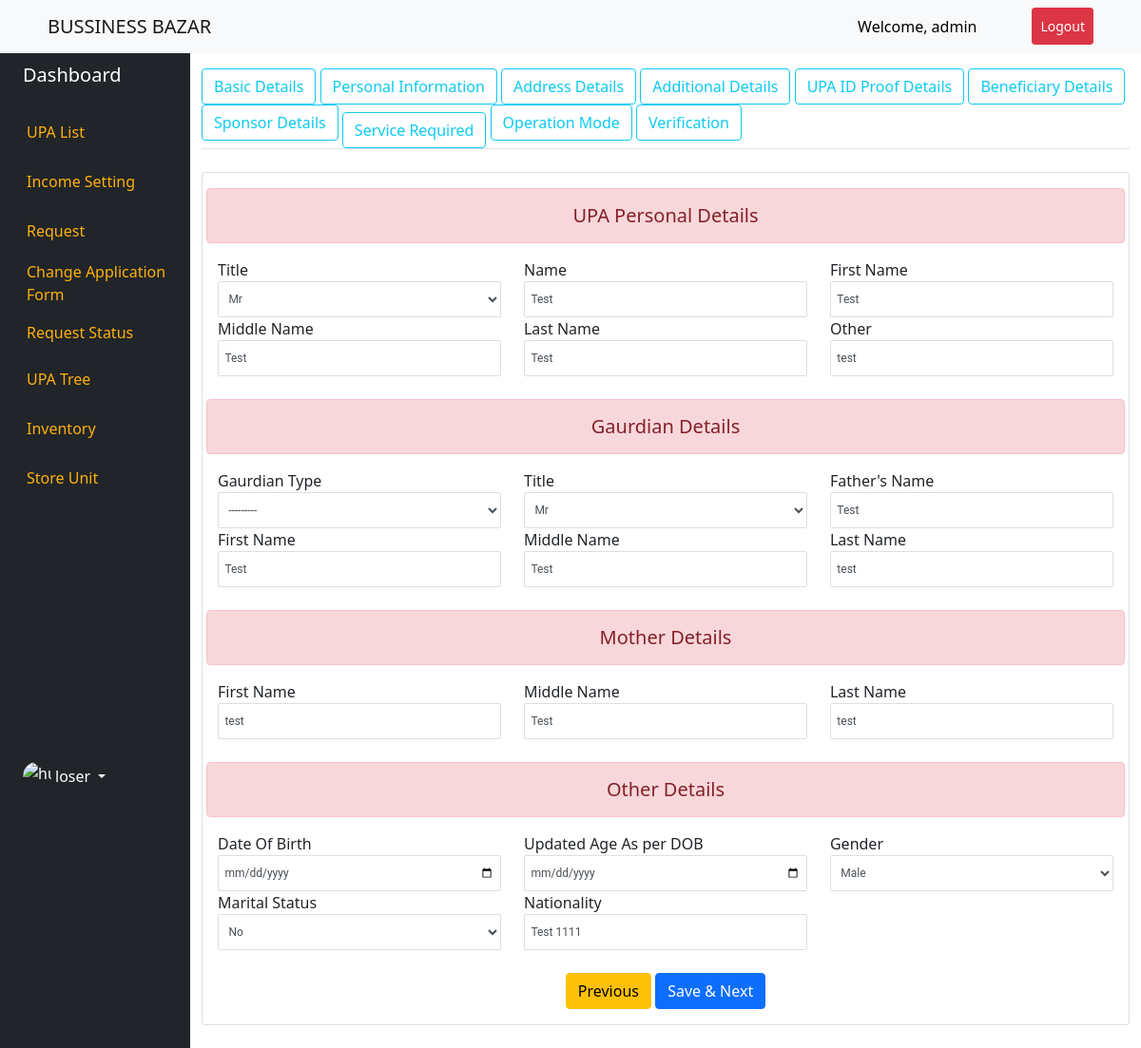
/personal_details/1/ (signed in), run on the app's committed database.
### upa/models.py (models this page shows, shortened)
class PersonalInformation(models.Model):
    GENDER_TYPE = (
        ('Male','Male'),
        ('Female','Female'),
    )
    MARITAL_TYPE = (
        ('Yes','Yes'),
        ('No','No'),
    )
    TITLE_TYPE = (
        ('Mr','Mr'),
        ('Ms','Ms'),
        ('Smt','Smt'),
    )
    GAURDIAN_TYPE = (
        ('Father','Father'),
        ('Father','Father'),
        ('Gaurdian','Gaurdian'),
        ('Spouse','Spouse'),
    )
    user = models.OneToOneField(Profile,on_delete=models.CASCADE,blank=True, null=True,related_name="personal_details")
    personal_title = models.CharField(max_length=3,choices=TITLE_TYPE,default="Mr",blank=True,null=True)
    name = models.CharField(max_length=100,blank=True, null=True,verbose_name="Name")
    first_name = models.CharField(max_length=100,blank=True, null=True,verbose_name="First Name")
    middle_name = models.CharField(max_length=100,blank=True, null=True,verbose_name="Middle Name")
    last_name = models.CharField(max_length=100,blank=True, null=True,verbose_name="Last Name")
    other = models.CharField(max_length=100,blank=True, null=True,verbose_name="Other")
    father_name = models.CharField(max_length=100,blank=True, null=True,verbose_name="Father's Name")
    title = models.CharField(max_length=3,choices=TITLE_TYPE,default="Mr",blank=True,null=True)
    gaurdian_type = models.CharField(max_length=10,choices=GAURDIAN_TYPE,blank=True,null=True)
    first_name_hg = models.CharField(max_length=100,blank=True, null=True)
    middle_name_hg = models.CharField(max_length=100,blank=True, null=True)
    gaurdian_name_hg = models.CharField(max_length=100,blank=True, null=True)
    mother_median_name = models.CharField(max_length=200,blank=True, null=True)
    first_name_m = models.CharField(max_length=100,blank=True, null=True)
    middle_name_m = models.CharField(max_length=100,blank=True, null=True)
    last_name_m = models.CharField(max_length=100,blank=True, null=True)
    dob = models.DateField(blank=True, null=True)
    update_age_dob = models.DateField(blank=True, null=True)
    gender = models.CharField(max_length=10,choices=GENDER_TYPE,blank=True, null=True)
    marital_status = models.CharField(max_length=10,choices=MARITAL_TYPE,blank=True, null=True)
    nationality = models.CharField(max_length=100,blank=True, null=True)

### upa/views.py (the view, shortened to what this page needs)
# urls.py: path('personal_details/<int:id>/',PersonalInformationView.as_view(), name='personal-form'),
class PersonalInformationView(LoginRequiredMixin, View):
    def dispatch(self, request, *args, **kwargs):
        return super(PersonalInformationView, self).dispatch(request, *args, **kwargs)
    def get(self, request, *args, **kwargs):
        profile = Profile.objects.get(id=kwargs['id'])
        print(profile.id)
        try:
            instance = PersonalInformation.objects.get(user_id=profile.id)
            form = PersonalInformationForm(instance=instance)
        except:
            form = PersonalInformationForm()
            pass
        context = {'form':form,'profile':profile}
        return render(request, 'upa/personal_information.html', context)

### upa/forms.py
class PersonalInformationForm(forms.ModelForm):
    class Meta:
        model = PersonalInformation
        fields = "__all__"
        exclude = ('user',)
        widgets = {
            'dob':DateInput(),
            'update_age_dob':DateInput(),
        }

### templates/upa/personal_information.html (shortened to what this page needs)
{% extends "base.html" %}
{% block content %}
<div class="container-fluid">
    <div class="row flex-nowrap">
        {% include 'left_panel.html' %}
        <div class="col">
            {% include 'upa/header_panel.html' %}
            <form action="" method="POST">
				<div class="card my-4">
				<div class="card-body main-row">
                    <div class="row">
                        <h5 class="text-center alert alert-danger">UPA Personal Details</h5>
                        <div class="col-md-4">
                            <label for="" class="">Title</label>
                            {{form.personal_title}}
                        </div>
                        <div class="col-md-4">
                            <label for="" class="">Name</label>
                            {{form.name}}
                        </div>
                        <div class="col-md-4">
                            <label for="" class="">First Name</label>
                            {{form.first_name}}
                        </div>
                        <div class="col-md-4">
                            <label for="" class="">Middle Name</label>
                            {{form.middle_name}}
                        </div>
                        <div class="col-md-4">
                            <label for="" class="">Last Name</label>
                            {{form.last_name}}
                        </div>
                        <div class="col-md-4">
                            <label for="" class="">Other</label>
                            {{form.other}}
                        </div>
                    </div>
                    <br>
                    <div class="row">
                        <h5 class="text-center alert alert-danger">Gaurdian Details</h5>
                        <div class="col-md-4">
                            <label for="" class="">Gaurdian Type</label>
                            {{form.gaurdian_type}}
                        </div>
                        <div class="col-md-4">
                            <label for="" class="">Title</label>
                            {{form.title}}
                        </div>
                        <div class="col-md-4">
                            <label for="" class="">Father's Name</label>
                            {{form.father_name}}
                        </div>
                        <div class="col-md-4">
                            <label for="" class="">First Name</label>
                            {{form.first_name_hg}}
                        </div>
                        <div class="col-md-4">
                            <label for="" class="">Middle Name</label>
                            {{form.middle_name_hg}}
                        </div>
                        <div class="col-md-4">
                            <label for="" class="">Last Name</label>
                            {{form.gaurdian_name_hg}}
                        </div>
                    </div>
                    <br>
                    <div class="row">
                        <h5 class="text-center alert alert-danger">Mother Details</h5>
                        <div class="col-md-4">
                            <label for="" class="">First Name</label>
                            {{form.first_name_m}}
                        </div>
                        <div class="col-md-4">
                            <label for="" class="">Middle Name</label>
                            {{form.middle_name_m}}
                        </div>
                        <div class="col-md-4">
                            <label for="" class="">Last Name</label>
                            {{form.last_name_m}}
                        </div>
                    </div>
                    <br>
                    <div class="row">
                        <h5 class="text-center alert alert-danger">Other Details</h5>
                        <div class="col-md-4">
                            <label for="" class="">Date Of Birth</label>
                            {{form.dob}}
                        </div>
                        <div class="col-md-4">
                            <label for="" class="">Updated Age As per DOB</label>
                            {{form.update_age_dob}}
                        </div>
                        <div class="col-md-4">
                            <label for="" class="">Gender</label>
                            {{form.gender}}
                        </div>
                        <div class="col-md-4">
                            <label for="" class="">Marital Status</label>
                            {{form.marital_status}}
                        </div>
                        <div class="col-md-4">
                            <label for="" class="">Nationality</label>
                            {{form.nationality}}
                        </div>
                         </div>
                         <div class="d-flex justify-content-center mt-4">
                        <a href="{% url 'basic-detail-form' profile.id%}" class="btn btn-warning">Previous</a>&nbsp;
                        <button type="submit" class="btn btn-primary btn-customlg">Save & Next</button>
                    </div>
                </form>
        </div>
    </div>
</div>
{% endblock content %}

### templates/base.html (shortened to what this page needs)
<!doctype html>
<html lang="en">
{% load static %}
  <head>
    <link href="https://cdn.jsdelivr.net/npm/bootstrap@5.0.2/dist/css/bootstrap.min.css" rel="stylesheet">
    <link href="{% static 'style.css'%}" rel="stylesheet">
    <link rel="stylesheet" href="https://cdnjs.cloudflare.com/ajax/libs/font-awesome/4.7.0/css/font-awesome.min.css">
  </head>
  <body>
  <nav class="navbar navbar-expand-lg navbar-light bg-light bg-primary">
  <a class="navbar-brand" href="{% url 'home'%}" style="margin-left:50px;">BUSSINESS BAZAR</a>
  <div class="collapse navbar-collapse" id="navbarSupportedContent">
    <ul class="navbar-nav ms-auto">
    {% if request.user.is_authenticated %}
    <li class="nav-item">
        <a class="nav-link" href="#" style="margin-right:50px; color:black;">Welcome, {{request.user.username}}</a>
      </li>
      <li class="nav-item">
        <a class="nav-link btn btn-sm btn-danger" href="{% url 'logout' %}" style="margin-right:50px; color:white;">Logout</a>
      </li>
      {% else %}
      <li class="nav-item">
        <a class="nav-link btn btn-primary" href="{% url 'login' %}" style="margin-right:30px; color:white">Login</a>
      </li>
    {% endif %}
    </ul>
</nav>
    {% block content %}
    {% endblock content %}
  </body>
</html>

### static/style.css (style rules this page uses)
select, input[type='text'], input[type='number'], input[type='date'], input[type="number"], input[type="email"], input[type="file"], textarea { display: block; width: 100%; height: 38px; font-size: 0.750rem; font-weight: 400; line-height: 1; color: #495057; background-color: #ffffff; background-clip: padding-box; border-radius: 2px; transition: border-color 0.15s ease-in-out, box-shadow 0.15s ease-in-out; border: 1px solid #dedede; font-family: "Roboto", sans-serif; padding: 0.56rem 0.4rem; line-height: 14px; }
.nav-item { color: #fdbe39; }

### data on the page
PersonalInformation: personal_title "Mr", name "Test", first_name "Test", middle_name "Test", last_name "Test", other "test", gaurdian_type "---------", title "Mr", father_name "Test", first_name_hg "Test", middle_name_hg "Test", gaurdian_name_hg "test", first_name_m "test", middle_name_m "Test", last_name_m "test", gender "Male", marital_status "No", nationality "Test 1111"

### other printed values
{{ request.user.username }} "admin"
